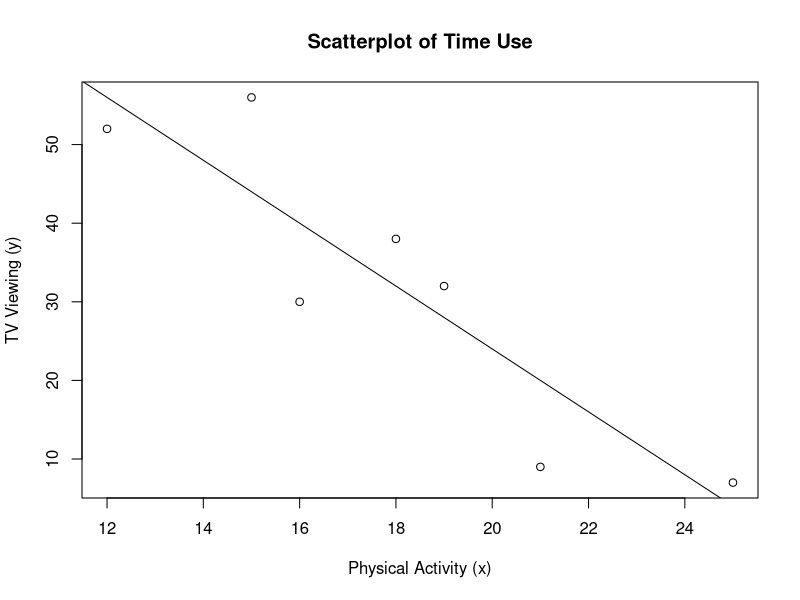
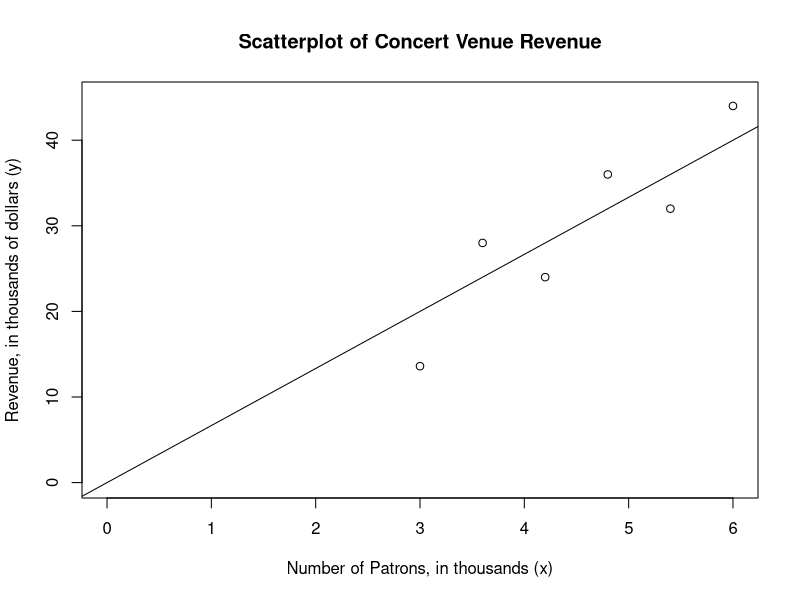

These figures' R source, in order:
## STAT 420
## Homework 2
## Fall 2015

## Exercise 1
x <- c(16, 12, 25, 19, 21, 15, 18)
y <- c(30, 52,  7, 32,  9, 56, 38)
mean(x); mean(y)
sum(x); sum(y)
x-mean(x); y-mean(y)
(x-mean(x))**2
(x-mean(x))*(y-mean(y))
(y-mean(y))**2
sum((x-mean(x))**2)
sum((x-mean(x))*(y-mean(y)))
sum((y-mean(y))**2)

x**2; x*y; y**2
sum(x**2); sum(x*y); sum(y**2)
sum(x**2)-(sum(x)**2)/7
sum(x*y)-sum(x)*sum(y)/7
sum(y**2)-(sum(y)**2)/7

## b
fit<-lm(y~x)
fit$fit
fit$res

## Exercise 2
## a
TVfit <- lm(y~x)
TVfit

## b
plot(x,y,main="Scatterplot of Time Use",
         xlab="Physical Activity (x)",
         ylab="TV Viewing (y)")
abline(fit$coefficients)

## c
TVfit$fitted

## d
TVfit$residuals
sum(TVfit$residuals)

## e
summary(TVfit)$sigma

## f
summary(TVfit)$r.squared

## g
predict(TVfit, data.frame(x=24))



## Exercise 4

x <- c(3.6,4.2,5.4,3,4.8,6)
y <- c(28,24,32,13.6,36,44)
x**2; x*y; y**2
sum(x**2); sum(x*y); sum(y**2)
venue <- lm(y ~ 0+x)
venue$coef

venue$fit
venue$res
sum(venue$res)

plot(x, y, xlim=c(0,6), ylim=c(0,45),
     main="Scatterplot of Concert Venue Revenue",
     xlab="Number of Patrons, in thousands (x)",
     ylab="Revenue, in thousands of dollars (y)")
abline(a=0,b=venue$coeff)
